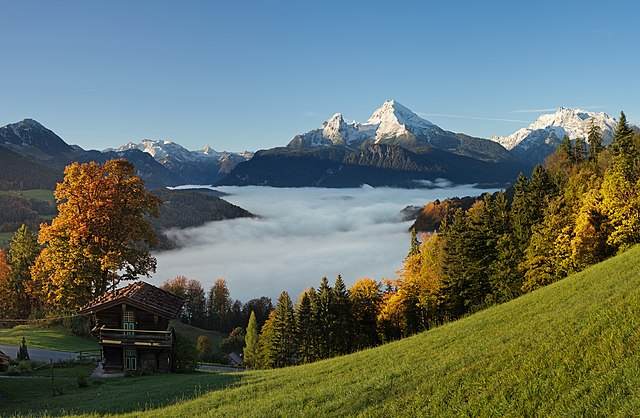
#> input picture figures/initial_figures/landscape.jpg, 640 x 418 px, found by its file name
$ jupyter execute --allow-errors DIP_Code.ipynb
#> lines starting #> are read from the running program, lines starting #| are printed output that depends on the picture; after the words box and inside, x2 and y2 are one past the last pixel; in counts of white or black regions, pixels touching at a corner belong together
[cell 1]
#import the necessary libraries

#matplotlib
import matplotlib.pyplot as plot
import matplotlib.image as image

#numpy
import numpy as np

#scipy
import scipy
from scipy import ndimage

#scikit image
from skimage import io
from skimage.transform import rescale, resize, downscale_local_mean
from skimage.color import rgb2gray, rgb2hsv
from skimage.filters import threshold_otsu
from PIL import Image
import cv2
from skimage import measure

[cell 2]
#we have also imported and used the code from the file that was given in the previous lab
import Image_formats_and_conversions as tools

[cell 3]
#Reading the Image
img = image.imread('landscape.jpg')
#> img is the input picture: shape (418, 640, 3); mean R, G, B 99.4, 112.5, 104.2

RGB images can take 3 values for each pixel. Each of these values represents one of the channels of RGB color mode (red,green and blue respectively). In order to be able to see and plot the chromatic channels of an RGB image we first have to extract the values of each channel (R, G, B).

[cell 4]
#extracting the R,G,B channels

# Red channel
r = img[:, :, 0]

# Green channel
g = img[:, :, 1]

# Blue channel
b = img[:, :, 2]

Plotting the chromatic channels of our image in a 2X2 figure. In the figure are being included: the original image, red channel, green channel and blue channel.

[cell 5]
figure1 = plot.figure(2, figsize=(9,7))

subplot1 = plot.subplot(2,2,1)
plot.imshow(img)
subplot1.set_title('Original Image')

subplot1 = plot.subplot(2,2,2)
plot.imshow(r, cmap="gray")
subplot1.set_title('Red Channel')

subplot1 = plot.subplot(2,2,3)
plot.imshow(g, cmap="gray")
subplot1.set_title('Green Channel')

subplot1 = plot.subplot(2,2,4)
plot.imshow(b, cmap="gray")
subplot1.set_title('Blue Channel')

Regarding the next step, in order to plot the chromatic channels of the HSV (hue, saturation, value) we have to convert the RGB image to HSV. Furthermore, same as before, in order to be able to see and plot the chromatic HSV channels of the image (after the image convertion to HSV) we have to extract each channel (H,S,V)

[cell 6]
#converting the RGB image to HSV
hsv_image = rgb2hsv(img)
#> hsv_image: shape (418, 640, 3) float64; mean of channels 0, 1, 2 0.379, 0.493, 0.515

#extracting the H,S,V channels

# Hue channel
h = hsv_image[:, :, 0]

# Saturation channel
s = hsv_image[:, :, 1]

# Value channel
v = hsv_image[:, :, 2]
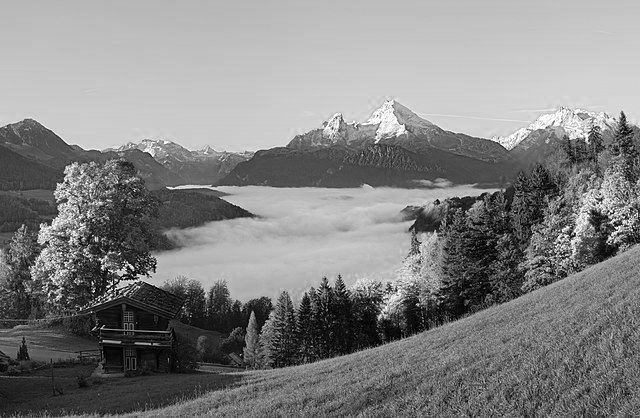
#> v: shape (418, 640) float64; min 0, max 1, mean 0.515

Plotting the chromatic channels of our image in a 2X2 figure. In the figure are being included: the original image, hue channel, saturation channel and value channel.

[cell 7]
figure2 = plot.figure(2, figsize=(9,7))

subplot2 = plot.subplot(2,2,1)
plot.imshow(img)
subplot2.set_title('Original Image')

subplot2 = plot.subplot(2,2,2)
plot.imshow(h, cmap="gray")
subplot2.set_title('Hue Channel')

subplot2 = plot.subplot(2,2,3)
plot.imshow(s, cmap="gray")
subplot2.set_title('Saturation Channel')

subplot2 = plot.subplot(2,2,4)
plot.imshow(v, cmap="gray")
subplot2.set_title('Value Channel')

[cell 8]
#Regarding the Grayscale image

#converting the RGB image to grayscale image
Grayscale__image = rgb2gray(img) # scikit image function

# Greyscale Image Normalization
normalized_grayscale_image = (Grayscale__image * 255).round().astype(np.uint8)

While threshold_otsu is expected to work correctly only for grayscale images, we are converting the normalized grayscale image into binary.

[cell 9]
#Regarding the Binary image (with the usage of threshold)

#converting the normalized grayscale image to binary

# Generate otsu threshold
threshold = threshold_otsu(normalized_grayscale_image)
#> threshold = 103
# Apply threshold
Binary_image = normalized_grayscale_image > threshold
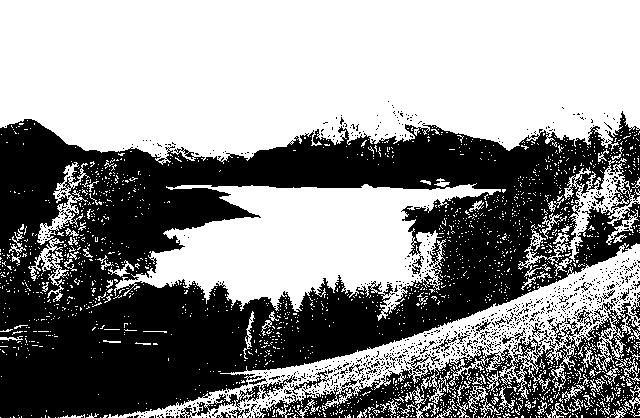
#> Binary_image: shape (418, 640) bool; 55.6% white; 926 black regions (890 under 20 px), largest, box (x1, y1, x2, y2) and area: (0, 111, 640, 418) 99503, (253, 298, 640, 418) 14477, (180, 385, 261, 418) 541
# Convert to integer
Binary_image=Binary_image.astype(int)

Plotting the original image, the images we just converted (grayscale and binary) as well as the threshold histogram that we used in order to convert the image into binary.

[cell 10]
figure3 = plot.figure(2, figsize=(9,7))

subplot3 = figure3.add_subplot(2,2,1)
plot.imshow(img)
subplot3.set_title('Original Image')

subplot3 = figure3.add_subplot(2,2,2)
plot.imshow(Grayscale__image, cmap="gray")
subplot3.set_title('Grayscale Image')

subplot3 = figure3.add_subplot(2,2,3)
plot.imshow(Binary_image, cmap="gray")
subplot3.set_title('Binary Image')

subplot3 = figure3.add_subplot(2,2,4)
plot.hist(normalized_grayscale_image.ravel(), bins=256)
plot.axvline(threshold, color='r')
subplot3.set_title('Threshold Histogram')

In the above figure we have plotted the original image (as given), the grayscale image, which practically is the original image depicted to shades of gray, as well as the binary image which is a monochromatic image that consists of pixels that can have one of exactly two colors, black and white. (This means that each pixel is stored as a single bit, 0 or 1.) We have achieved converting the grayscale image to binary with the use of the threshold. The last image is referred to the threshold histogram. An “optimal” threshold is depicted, marked by a red line in the histogram above.

[cell 11]
#rescaling the grayscale image with smooth edges (scale factor = 0.4)
smoothed_image = rescale(normalized_grayscale_image, 0.4, anti_aliasing=True)

#resizing the grayscale image into 250x250
newsize = (250, 250)
resized_image = cv2.resize(normalized_grayscale_image, newsize)

#rotating the resized image 90 degrees counterclockwise
rotated_image = ndimage.rotate(resized_image,90)

Plotting the smoothed-edge image, the images we just resized (downscaled image) as well as the rotated (resized) image

[cell 12]
figure4 = plot.figure(2, figsize=(12,12))

subplot_4 = plot.subplot(1,3,1)
plot.imshow(smoothed_image, cmap="gray")
subplot_4.set_title("Smoothed Image")

subplot_4 = plot.subplot(1,3,2)
plot.imshow(resized_image, cmap=plot.cm.gray)
subplot_4.set_title("Resized Image")

subplot_4 = plot.subplot(1,3,3)
plot.imshow(rotated_image, cmap=plot.cm.gray)
subplot_4.set_title("Rotated Image")

The first, out of the three images presented, is the smoothed-edge image. We are able to smooth the hard edges of an image by anti-aliasing. Anti-aliasing smoothes the jagged edges by softening the color transition between edge pixels and background pixels. Because only the edge pixels change, no detail is lost.
The second image is the resized one. By observing the previous plots we can see that the image scale is bigger, so in this step we have accomplished downscaling. Downscaling means making our image smaller by lowering its resolution. This also reduces detail but in a more predictable way. When downscaling an image, all the information gets crammed into fewer pixels, and since they have to share that space, they get merged together, losing some detail in the process.
As for the last photo, it is the same resized photo rotated 90 degrees counterclockwise.

In order to add Gaussian Noise to the image we will use the below Gaussian Noise Function

[cell 13]
def gaussian_noise(img,std):
#> called with std = 45
    mean = 0.0   # some constant
    noisy_img = img + np.random.normal(mean, std, img.shape)
    noisy_img_clipped = np.clip(noisy_img, 0, 255)
    noisy_img_clipped = np.around(noisy_img_clipped)
    noisy_img_clipped = np.asarray(noisy_img_clipped, dtype=np.uint8)

    return noisy_img_clipped

[cell 14]
#adding the gauss noise to the normalized grayscale image (std=45)
gaussian_image = gaussian_noise(normalized_grayscale_image, 45)

There are many ways we can use in order to reduce the noise of the image. Here we will achieve that by creating a 5x5 median filter.

[cell 15]
#creating a 5X5 median filter

median_filter = np.ones((5, 5))

# Creating a copy of the noisy image to store the filtered result
median_filter_image = gaussian_image.copy()

# Getting the dimensions of the image
(h, w) = gaussian_image.shape[:2]

# Sliding the filter across the image and applying the 5x5 median filter
for i in range(3, h-3):
    for y in range(3, w-3):
        window = gaussian_image[i-3:i+4, y-3:y+4]
        median_filter_image[i, y] = np.median(window)
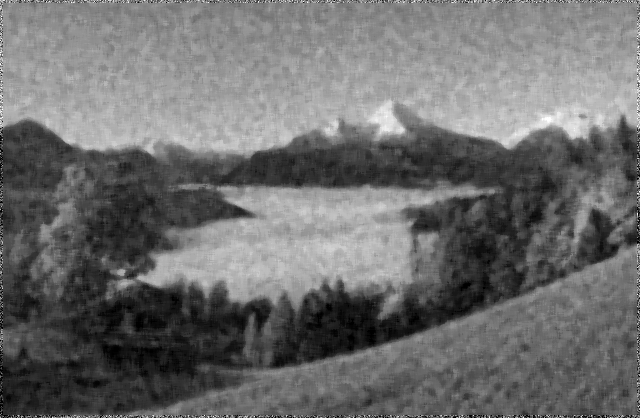
#> median_filter_image: shape (418, 640); min 0, max 255, mean 109

[cell 16]
#plotting the image before and after applying the median filter

figure5 = plot.figure(2, figsize=(12,12))

subplot_5 = plot.subplot(1,2,1)
plot.imshow(gaussian_image, cmap="gray")
subplot_5.set_title("Image with Gaussian Noise")

subplot_5 = plot.subplot(1,2,2)
plot.imshow(median_filter_image, cmap=plot.cm.gray)
subplot_5.set_title("Image after applying the Median Filter")

The first image plotted is the normalized grayscale image with the gaussian noise that we've added. Gaussian noise is a kind of signal noise that has a probability density function equal to that of the normal distribution. Our main goal at this point is to reduce the noise that we've added. Therefore, we are able to achieve that by creating a 5x5 medial filter. After, creating the filter and applying it to the noisy image we continue with plotting the filtered image. In this filtered image we are able to see that the noise has been decreased (still noticeable though) but the outcome is blurry with less details that the original grayscale image.

[cell 17]
#Reading the second image

new_image = image.imread('noise_world_map.png')
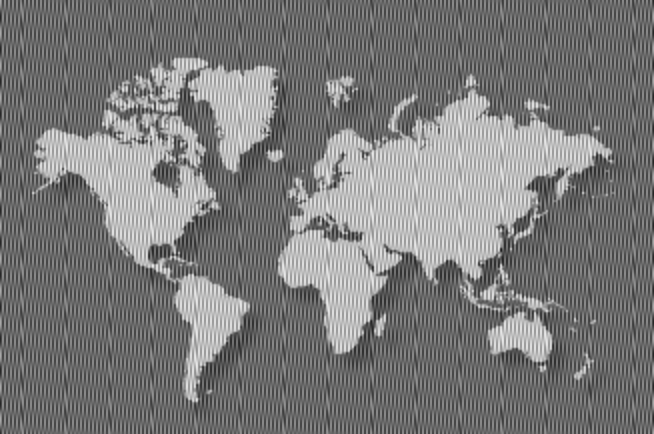
#> input picture figures/initial_figures/noise_world_map.png, 654 x 434 px, found by its file name
#> new_image is the input picture: shape (434, 654, 4) float32; mean R, G, B, A 0.481, 0.481, 0.481, 1

[cell 18]
new_image.shape

With the command .shape we are able to see the image's shape values. We can see here that we have a 4-channel PNG. We would like to keep only the first three channels so in order to do that we have to use the command [:,:,:3].

[cell 19]
#reading the image again and keeping only the first 3 channels (extracting the last channel's value).
new_image = image.imread('noise_world_map.png')[:,:,:3]
#> new_image: shape (434, 654, 3) float32

[cell 20]
new_image.shape

we can see that we have elliminated the last channel's value and we have now a 3-channel PNG image.

Regarding the step in which we have to locate the outline by using the 4 neighbors adjacency we have to follow before the next mandatory steps.
Firstly, we have to generate the original image into a grayscale one and later on into binary. That's because threshold_otsu is expected to work correctly only for grayscale images so we are converting the normalized grayscale image into binary. After applying the threshold we have to convert the image to integer, fill out the empty spaces and holes of the image and lastly feel boolean image to integers.

[cell 21]
#converting the above original image to grayscale
Grayscale__image2 = rgb2gray(new_image) # scikit image function

# Greyscale Image Normalization
normalized_grayscale_image2 = (Grayscale__image2 * 255).round().astype(np.uint8)

#converting the image to binary

# Generate otsu threshold
thresh2 = threshold_otsu(normalized_grayscale_image2)
#> thresh2 = 144
# Apply threshold
Binary_image2 = normalized_grayscale_image2 > thresh2
#> Binary_image2: shape (434, 654) bool; 24.1% white; 372 white regions (340 under 20 px), largest, box (x1, y1, x2, y2) and area: (278, 89, 612, 354) 37158, (34, 109, 250, 403) 18174, (188, 64, 278, 173) 5354
# Convert to integer
Binary_image2=Binary_image2.astype(int)

#filling empty spaces and holes in the image
Binary_image2=scipy.ndimage.binary_fill_holes(Binary_image2)
#> Binary_image2: shape (434, 654) bool; 24.6% white; 370 white regions (338 under 20 px), largest, box (x1, y1, x2, y2) and area: (278, 89, 612, 354) 38431, (34, 109, 250, 403) 18372, (188, 64, 278, 173) 5375

# Fill boolean image to integers
Binary_image2=Binary_image2.astype(int)

[cell 22]
#applying the 4 neighbors adjacency into the binary image we just created

[Labeled_image_4,num_of_neighbors_4] = measure.label(Binary_image2, connectivity=1,background=False,return_num=True)
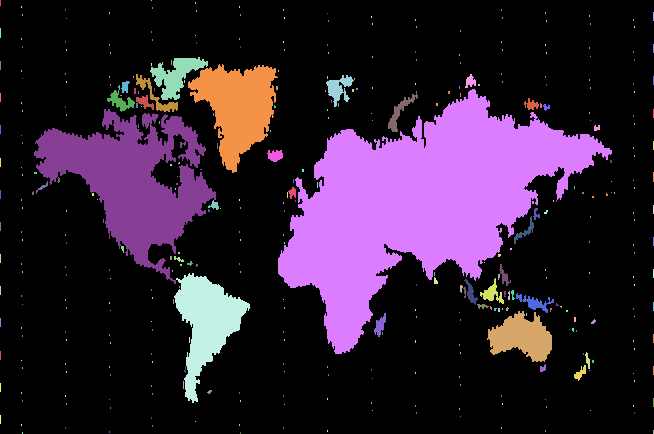
#> Labeled_image_4: shape (434, 654) int64; 386 distinct labels, from 0 to 385; one colour per label, 0 black
#> num_of_neighbors_4 = 385

[cell 23]
figure6 = plot.figure(2, figsize=(12,12))

subplot_6 = plot.subplot(1,2,1)
plot.imshow(Grayscale__image2, cmap="gray")
subplot_6.set_title("Grayscale world map image")

subplot_6 = plot.subplot(1,2,2)
plot.imshow(Labeled_image_4, cmap=plot.cm.gray)
subplot_6.set_title("Image outline using the 4 neighbor adjacency")

After plotting the original grayscale image as well as the image's outline we can see that we got the desired outcome of the outline. We have to note though that we also got some white spots around the black area of the world map probably because the initial image is noisy and therefore some noise managed to get through.

Butterworth Low Pass Filter

[cell 24]
columns=len(gaussian_image)
#> columns = 418
rows=len(gaussian_image[0])
#> rows = 640

wm_vertical = np.linspace(-127, 128, rows)
wm_horizontal = np.linspace(-127, 128, columns)

wm_x,wm_y = np.meshgrid(wm_vertical, wm_horizontal)

wm_distance = np.sqrt(np.power(wm_x,2) + np.power(wm_y,2))

wm_image_DFT = np.fft.fft2(gaussian_image)
wm_Image_Centered_DFT = np.fft.fftshift(wm_image_DFT)

#here we are going to use the code-tools from the file that was given to the precious lab
wm_Image_Centered_DFT_normalized = np.log(1 + np.abs(wm_Image_Centered_DFT))
#> (the rest of this cell did not finish here and is left out)

Now we are going to apply different values for the filter's class and base in order to achieve the best image results out of it.

case: we set base=15 and n=1

[cell 25]
n1=1
base1=15
wm_threshold_n1 = 1 / (1+(np.power(wm_distance,2*n1) / np.power(base1,2*n1)))
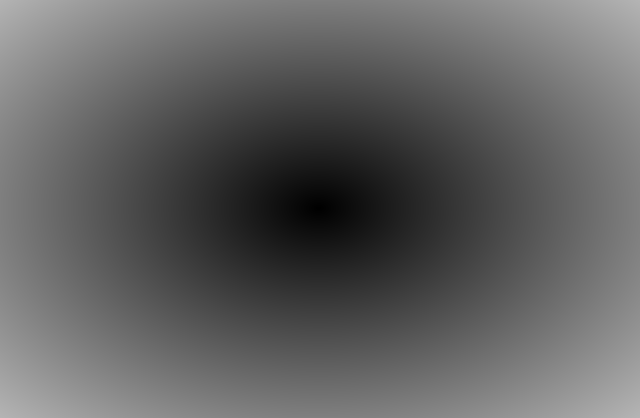
#> wm_distance: shape (418, 640) float64; min 0.218, max 181, mean 97.8

wm_mask_circle_n_1 = wm_threshold_n1 * wm_Image_Centered_DFT
wm_mask_circle_normalized_n_1 = np.log( 1 + np.abs(wm_mask_circle_n_1))
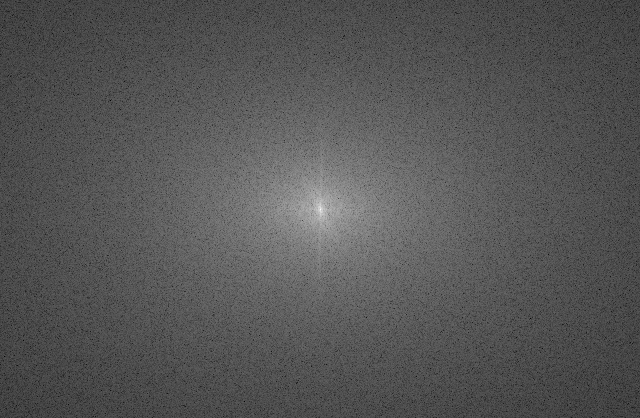
#> wm_mask_circle_normalized_n_1: shape (418, 640) float64; min 0.619, max 17.2, mean 6.2; drawn with min black and max white
#> (the rest of this cell did not finish here and is left out)

after trying out different values we have come to the conclusion that a butterworth filter with class value = 1 and base value = 15 gives very good image outcome.

[cell 26]
#plotting the image before and after applying the butterworth filter

figure7 = plot.figure(2, figsize=(12,12))

subplot_7 = plot.subplot(1,2,1)
plot.imshow(gaussian_image, cmap="gray")
subplot_7.set_title("Image without Butterworth filter (before)")

subplot_7 = plot.subplot(1,2,2)
#> (the rest of this cell did not finish here and is left out)

Comparing the two filters we applied to the image, the 5x5 median filter and the butterworth filter, we would say that the Butterworth Low Pass filter has a better effect on a noisy image. Even though its application has blurred the final image we notice that several details are visible and furthermore the noise in the original image has been significantly reduced.

[cell 27]
#reading the third image
image3 = image.imread('mitosis.jpg')
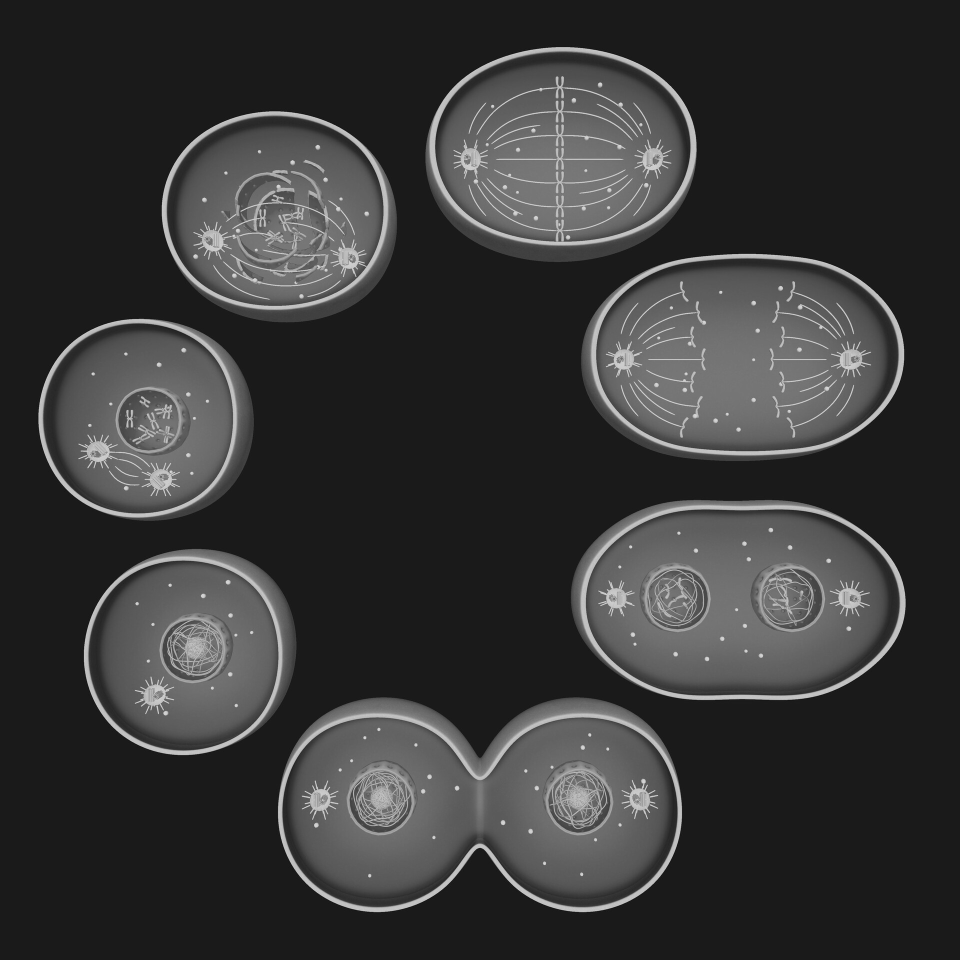
#> input picture figures/initial_figures/mitosis.jpg, 1920 x 1920 px, found by its file name (shown at 1/2 size)
#> image3 is the input picture: shape (1920, 1920); min 0, max 232, mean 54.9
image3= np.asarray(image3, dtype = np.float64 )

The given image is already in grayscale so we do not need to transform it any further. Sobel edge detector is a gradient based method based on the first order derivatives. It calculates the first derivatives of the image separately for the X and Y axes.

[cell 28]
# first we find the horizontal derivative
Image_Gradient_x = scipy.ndimage.sobel(image3, 0)
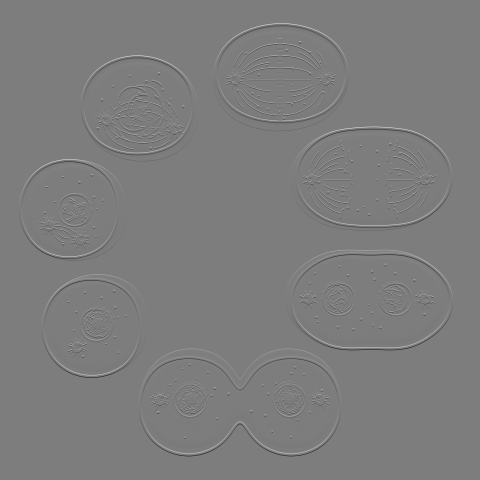
#> Image_Gradient_x: shape (1920, 1920) float64 (shown at 1/4 size); min -760, max 790, mean 0; drawn with min black and max white
plot.imshow(Image_Gradient_x)

[cell 29]
#second step is to find the vertical derivative
Image_Gradient_y = scipy.ndimage.sobel(image3, 1)
plot.imshow(Image_Gradient_y)

[cell 30]
#the third step is to combine the horizontal and vertical derivative

# Given the "legs" of a right triangle, return its hypotenuse
Image_Magnitude = np.hypot(Image_Gradient_x, Image_Gradient_y)
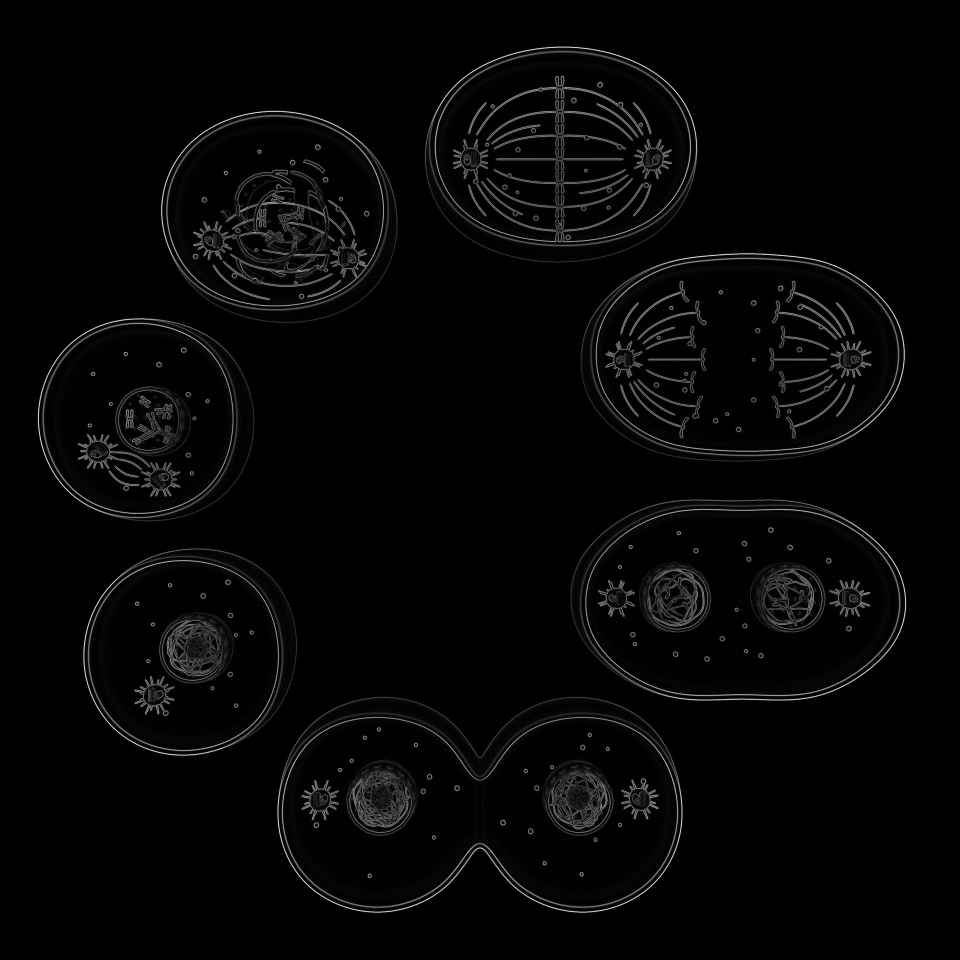
#> Image_Magnitude: shape (1920, 1920) float64 (shown at 1/2 size); min 0, max 794.8, mean 18.7; drawn with min black and max white
# normalize the image
Image_Magnitude *= 255.0 / np.max(Image_Magnitude)

[cell 31]
figure10=plot.figure(5, figsize=(9.5, 9.5))

subplot10=figure10.add_subplot(1,2,1)
plot.imshow(image3,cmap="gray")
subplot10.set_title('Mitosis Grayscale Image')

subplot10=figure10.add_subplot(1,2,2)
plot.imshow(Image_Magnitude,cmap="gray")
subplot10.set_title('Mitosis image after Sobel Filter')

figure10.tight_layout()
